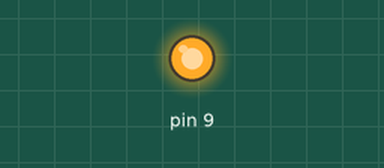
A sketch run on a simulated Arduino Uno, built with avr-gcc and run on an emulated ATmega328P. Shown: output pins drawn as LEDs (lit = HIGH).

Above: at 0.5 s.
At 21.0 s:
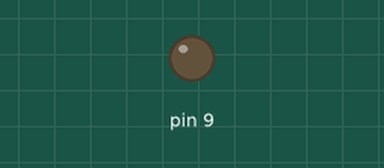
Timing chart, 0 to 29.9 s (numbered marks = the images above):
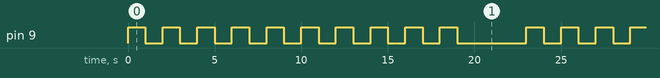

The sketch:

kadai9-2.ino
```cpp
int ledPin = 9;

void setup() {                        //一回だけ実行する
  pinMode(9, OUTPUT);        //LEDを接続した13番ピンを出力用に設定する
}
void loop() {                          //{}内を無限ループで実行する
  for(int i=0;i<10;i++){           //iが0から1ずつ増加し{}内を3回繰り返す
        digitalWrite(9, HIGH);  //LEDが接続された9番ピンをHIGH(5V)にする
        delay(1000);                //1000ms(1秒)LEDを点灯した状態で止める
        digitalWrite(9, LOW);  //LEDが接続された9番ピンをLOW(0V)にする
        delay(1000);                //1秒LEDを消灯した状態で止める
  }
 delay(3000);                       //for文終了後3秒LEDを消灯した状態で止める
}
```

Measured:
- by itself, pin 9: repeats every 23.0 s: 9 × (LOW 1.0 s, HIGH 1.0 s), LOW 4.0 s, HIGH 1.0 s
- by itself, everything shown: repeats every 23.0 s, in 20 steps
